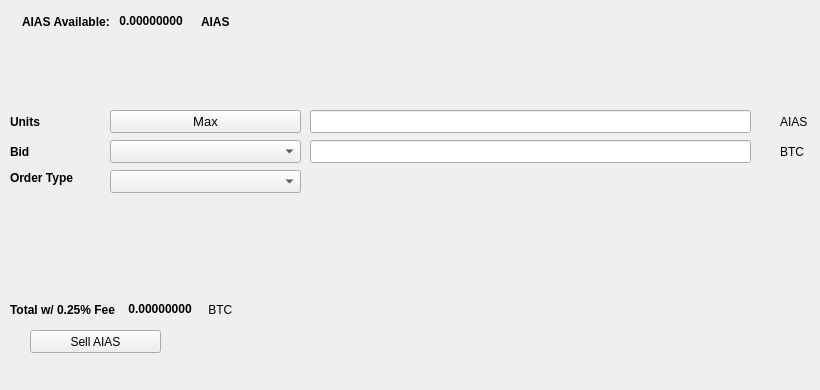
   <widget class="QWidget" name="SellTab">
    <attribute name="title">
     <string>Sell</string>
    </attribute>
    <widget class="QLabel" name="label_16">
     <property name="geometry">
      <rect>
       <x>780</x>
       <y>140</y>
       <width>31</width>
       <height>23</height>
      </rect>
     </property>
     <property name="text">
      <string>BTC</string>
     </property>
    </widget>
    <widget class="QComboBox" name="SellBidcomboBox">
     <property name="geometry">
      <rect>
       <x>110</x>
       <y>140</y>
       <width>191</width>
       <height>23</height>
      </rect>
     </property>
     <property name="font">
      <font>
       <pointsize>10</pointsize>
      </font>
     </property>
    </widget>
    <widget class="QLabel" name="label_18">
     <property name="geometry">
      <rect>
       <x>10</x>
       <y>110</y>
       <width>46</width>
       <height>23</height>
      </rect>
     </property>
     <property name="font">
      <font>
       <weight>75</weight>
       <bold>true</bold>
      </font>
     </property>
     <property name="text">
      <string>Units</string>
     </property>
    </widget>
    <widget class="QPushButton" name="Sell_Max_Amount">
     <property name="geometry">
      <rect>
       <x>110</x>
       <y>110</y>
       <width>191</width>
       <height>23</height>
      </rect>
     </property>
     <property name="font">
      <font>
       <pointsize>10</pointsize>
      </font>
     </property>
     <property name="text">
      <string>Max</string>
     </property>
    </widget>
    <widget class="QLabel" name="label_20">
     <property name="geometry">
      <rect>
       <x>10</x>
       <y>170</y>
       <width>91</width>
       <height>16</height>
      </rect>
     </property>
     <property name="font">
      <font>
       <weight>75</weight>
       <bold>true</bold>
      </font>
     </property>
     <property name="text">
      <string>Order Type</string>
     </property>
    </widget>
    <widget class="QComboBox" name="SellOrdertypeCombo">
     <property name="geometry">
      <rect>
       <x>110</x>
       <y>170</y>
       <width>191</width>
       <height>23</height>
      </rect>
     </property>
     <property name="font">
      <font>
       <pointsize>10</pointsize>
      </font>
     </property>
    </widget>
    <widget class="QLabel" name="label_21">
     <property name="geometry">
      <rect>
       <x>10</x>
       <y>140</y>
       <width>46</width>
       <height>23</height>
      </rect>
     </property>
     <property name="font">
      <font>
       <weight>75</weight>
       <bold>true</bold>
      </font>
     </property>
     <property name="text">
      <string>Bid</string>
     </property>
    </widget>
    <widget class="QLabel" name="label_22">
     <property name="geometry">
      <rect>
       <x>780</x>
       <y>110</y>
       <width>31</width>
       <height>23</height>
      </rect>
     </property>
     <property name="text">
      <string>AIAS</string>
     </property>
    </widget>
    <widget class="QLineEdit" name="UnitsInputAIAS">
     <property name="geometry">
      <rect>
       <x>310</x>
       <y>110</y>
       <width>441</width>
       <height>23</height>
      </rect>
     </property>
     <property name="font">
      <font>
       <pointsize>9</pointsize>
       <weight>75</weight>
       <bold>true</bold>
      </font>
     </property>
    </widget>
    <widget class="QLineEdit" name="SellBidPriceEdit">
     <property name="geometry">
      <rect>
       <x>310</x>
       <y>140</y>
       <width>441</width>
       <height>23</height>
      </rect>
     </property>
     <property name="font">
      <font>
       <pointsize>9</pointsize>
       <weight>75</weight>
       <bold>true</bold>
      </font>
     </property>
    </widget>
    <widget class="QPushButton" name="SellAIASBTN">
     <property name="geometry">
      <rect>
       <x>30</x>
       <y>330</y>
       <width>131</width>
       <height>23</height>
      </rect>
     </property>
     <property name="text">
      <string>Sell AIAS</string>
     </property>
     <property name="icon">
      <iconset resource="../aias">
       <normaloff>:/icons/bitcoin</normaloff>:/icons/bitcoin</iconset>
     </property>
    </widget>
    <widget class="QWidget" name="layoutWidget3">
     <property name="geometry">
      <rect>
       <x>22</x>
       <y>12</y>
       <width>258</width>
       <height>19</height>
      </rect>
     </property>
     <layout class="QHBoxLayout" name="horizontalLayout">
      <item>
       <widget class="QLabel" name="label232_2">
        <property name="font">
         <font>
          <weight>75</weight>
          <bold>true</bold>
         </font>
        </property>
        <property name="text">
         <string>AIAS Available:</string>
        </property>
       </widget>
      </item>
      <item>
       <widget class="QLabel" name="AIASAvailableLabel">
        <property name="palette">
         <palette>
          <active>
           <colorrole role="WindowText">
            <brush brushstyle="SolidPattern">
             <color alpha="255">
              <red>0</red>
              <green>0</green>
              <blue>0</blue>
             </color>
            </brush>
           </colorrole>
           <colorrole role="Button">
            <brush brushstyle="SolidPattern">
             <color alpha="255">
              <red>0</red>
              <green>170</green>
              <blue>0</blue>
             </color>
            </brush>
           </colorrole>
           <colorrole role="Light">
            <brush brushstyle="SolidPattern">
             <color alpha="255">
              <red>0</red>
              <green>255</green>
              <blue>0</blue>
             </color>
            </brush>
           </colorrole>
           <colorrole role="Midlight">
            <brush brushstyle="SolidPattern">
             <color alpha="255">
              <red>0</red>
              <green>212</green>
              <blue>0</blue>
             </color>
            </brush>
           </colorrole>
           <colorrole role="Dark">
            <brush brushstyle="SolidPattern">
             <color alpha="255">
              <red>0</red>
              <green>85</green>
              <blue>0</blue>
             </color>
            </brush>
           </colorrole>
           <colorrole role="Mid">
            <brush brushstyle="SolidPattern">
             <color alpha="255">
              <red>0</red>
              <green>113</green>
              <blue>0</blue>
             </color>
            </brush>
           </colorrole>
           <colorrole role="Text">
            <brush brushstyle="SolidPattern">
             <color alpha="255">
              <red>0</red>
              <green>170</green>
              <blue>0</blue>
             </color>
            </brush>
           </colorrole>
           <colorrole role="BrightText">
            <brush brushstyle="SolidPattern">
             <color alpha="255">
              <red>255</red>
              <green>255</green>
              <blue>255</blue>
             </color>
            </brush>
           </colorrole>
           <colorrole role="ButtonText">
            <brush brushstyle="SolidPattern">
             <color alpha="255">
              <red>0</red>
              <green>0</green>
              <blue>0</blue>
             </color>
            </brush>
           </colorrole>
           <colorrole role="Base">
            <brush brushstyle="SolidPattern">
             <color alpha="255">
              <red>255</red>
              <green>255</green>
              <blue>255</blue>
             </color>
            </brush>
           </colorrole>
           <colorrole role="Window">
            <brush brushstyle="SolidPattern">
             <color alpha="255">
              <red>0</red>
              <green>170</green>
              <blue>0</blue>
             </color>
            </brush>
           </colorrole>
           <colorrole role="Shadow">
            <brush brushstyle="SolidPattern">
             <color alpha="255">
              <red>0</red>
              <green>0</green>
              <blue>0</blue>
             </color>
            </brush>
           </colorrole>
           <colorrole role="AlternateBase">
            <brush brushstyle="SolidPattern">
             <color alpha="255">
              <red>127</red>
              <green>212</green>
              <blue>127</blue>
             </color>
            </brush>
           </colorrole>
           <colorrole role="ToolTipBase">
            <brush brushstyle="SolidPattern">
             <color alpha="255">
              <red>255</red>
              <green>255</green>
              <blue>220</blue>
             </color>
            </brush>
           </colorrole>
           <colorrole role="ToolTipText">
            <brush brushstyle="SolidPattern">
             <color alpha="255">
              <red>0</red>
              <green>0</green>
              <blue>0</blue>
             </color>
            </brush>
           </colorrole>
          </active>
          <inactive>
           <colorrole role="WindowText">
            <brush brushstyle="SolidPattern">
             <color alpha="255">
              <red>0</red>
              <green>0</green>
              <blue>0</blue>
             </color>
            </brush>
           </colorrole>
           <colorrole role="Button">
            <brush brushstyle="SolidPattern">
             <color alpha="255">
              <red>0</red>
              <green>170</green>
              <blue>0</blue>
             </color>
            </brush>
           </colorrole>
           <colorrole role="Light">
            <brush brushstyle="SolidPattern">
             <color alpha="255">
              <red>0</red>
              <green>255</green>
              <blue>0</blue>
             </color>
            </brush>
           </colorrole>
           <colorrole role="Midlight">
            <brush brushstyle="SolidPattern">
             <color alpha="255">
              <red>0</red>
              <green>212</green>
              <blue>0</blue>
             </color>
            </brush>
           </colorrole>
           <colorrole role="Dark">
            <brush brushstyle="SolidPattern">
             <color alpha="255">
              <red>0</red>
              <green>85</green>
              <blue>0</blue>
             </color>
            </brush>
           </colorrole>
           <colorrole role="Mid">
            <brush brushstyle="SolidPattern">
             <color alpha="255">
              <red>0</red>
              <green>113</green>
              <blue>0</blue>
             </color>
            </brush>
           </colorrole>
           <colorrole role="Text">
            <brush brushstyle="SolidPattern">
             <color alpha="255">
              <red>0</red>
              <green>170</green>
              <blue>0</blue>
             </color>
            </brush>
           </colorrole>
           <colorrole role="BrightText">
            <brush brushstyle="SolidPattern">
             <color alpha="255">
              <red>255</red>
              <green>255</green>
              <blue>255</blue>
             </color>
            </brush>
           </colorrole>
           <colorrole role="ButtonText">
            <brush brushstyle="SolidPattern">
             <color alpha="255">
              <red>0</red>
              <green>0</green>
              <blue>0</blue>
             </color>
            </brush>
           </colorrole>
           <colorrole role="Base">
            <brush brushstyle="SolidPattern">
             <color alpha="255">
              <red>255</red>
              <green>255</green>
              <blue>255</blue>
             </color>
            </brush>
           </colorrole>
           <colorrole role="Window">
            <brush brushstyle="SolidPattern">
             <color alpha="255">
              <red>0</red>
              <green>170</green>
              <blue>0</blue>
             </color>
            </brush>
           </colorrole>
           <colorrole role="Shadow">
            <brush brushstyle="SolidPattern">
             <color alpha="255">
              <red>0</red>
              <green>0</green>
              <blue>0</blue>
             </color>
            </brush>
           </colorrole>
           <colorrole role="AlternateBase">
            <brush brushstyle="SolidPattern">
             <color alpha="255">
              <red>127</red>
              <green>212</green>
              <blue>127</blue>
             </color>
            </brush>
           </colorrole>
           <colorrole role="ToolTipBase">
            <brush brushstyle="SolidPattern">
             <color alpha="255">
              <red>255</red>
              <green>255</green>
              <blue>220</blue>
             </color>
            </brush>
           </colorrole>
           <colorrole role="ToolTipText">
            <brush brushstyle="SolidPattern">
             <color alpha="255">
              <red>0</red>
              <green>0</green>
              <blue>0</blue>
             </color>
            </brush>
           </colorrole>
          </inactive>
          <disabled>
           <colorrole role="WindowText">
            <brush brushstyle="SolidPattern">
             <color alpha="255">
              <red>0</red>
              <green>85</green>
              <blue>0</blue>
             </color>
            </brush>
           </colorrole>
           <colorrole role="Button">
            <brush brushstyle="SolidPattern">
             <color alpha="255">
              <red>0</red>
              <green>170</green>
              <blue>0</blue>
             </color>
            </brush>
           </colorrole>
           <colorrole role="Light">
            <brush brushstyle="SolidPattern">
             <color alpha="255">
              <red>0</red>
              <green>255</green>
              <blue>0</blue>
             </color>
            </brush>
           </colorrole>
           <colorrole role="Midlight">
            <brush brushstyle="SolidPattern">
             <color alpha="255">
              <red>0</red>
              <green>212</green>
              <blue>0</blue>
             </color>
            </brush>
           </colorrole>
           <colorrole role="Dark">
            <brush brushstyle="SolidPattern">
             <color alpha="255">
              <red>0</red>
              <green>85</green>
              <blue>0</blue>
             </color>
            </brush>
           </colorrole>
           <colorrole role="Mid">
            <brush brushstyle="SolidPattern">
             <color alpha="255">
              <red>0</red>
              <green>113</green>
              <blue>0</blue>
             </color>
            </brush>
           </colorrole>
           <colorrole role="Text">
            <brush brushstyle="SolidPattern">
             <color alpha="255">
              <red>0</red>
              <green>85</green>
              <blue>0</blue>
             </color>
            </brush>
           </colorrole>
           <colorrole role="BrightText">
            <brush brushstyle="SolidPattern">
             <color alpha="255">
              <red>255</red>
              <green>255</green>
              <blue>255</blue>
             </color>
            </brush>
           </colorrole>
           <colorrole role="ButtonText">
            <brush brushstyle="SolidPattern">
             <color alpha="255">
              <red>0</red>
              <green>85</green>
              <blue>0</blue>
             </color>
            </brush>
           </colorrole>
           <colorrole role="Base">
            <brush brushstyle="SolidPattern">
             <color alpha="255">
              <red>0</red>
              <green>170</green>
              <blue>0</blue>
             </color>
            </brush>
           </colorrole>
           <colorrole role="Window">
            <brush brushstyle="SolidPattern">
             <color alpha="255">
              <red>0</red>
              <green>170</green>
              <blue>0</blue>
             </color>
            </brush>
           </colorrole>
           <colorrole role="Shadow">
            <brush brushstyle="SolidPattern">
             <color alpha="255">
              <red>0</red>
              <green>0</green>
              <blue>0</blue>
             </color>
            </brush>
           </colorrole>
           <colorrole role="AlternateBase">
            <brush brushstyle="SolidPattern">
             <color alpha="255">
              <red>0</red>
              <green>170</green>
              <blue>0</blue>
             </color>
            </brush>
           </colorrole>
           <colorrole role="ToolTipBase">
            <brush brushstyle="SolidPattern">
             <color alpha="255">
              <red>255</red>
              <green>255</green>
              <blue>220</blue>
             </color>
            </brush>
           </colorrole>
           <colorrole role="ToolTipText">
            <brush brushstyle="SolidPattern">
             <color alpha="255">
              <red>0</red>
              <green>0</green>
              <blue>0</blue>
             </color>
            </brush>
           </colorrole>
          </disabled>
         </palette>
        </property>
        <property name="font">
         <font>
          <weight>75</weight>
          <bold>true</bold>
         </font>
        </property>
        <property name="text">
         <string> 0.00000000 </string>
        </property>
        <property name="textInteractionFlags">
         <set>Qt::LinksAccessibleByMouse|Qt::TextSelectableByKeyboard|Qt::TextSelectableByMouse</set>
        </property>
       </widget>
      </item>
      <item>
       <widget class="QLabel" name="labelAIAS">
        <property name="font">
         <font>
          <weight>75</weight>
          <bold>true</bold>
         </font>
        </property>
        <property name="text">
         <string>AIAS</string>
        </property>
       </widget>
      </item>
     </layout>
    </widget>
    <widget class="QWidget" name="layoutWidget">
     <property name="geometry">
      <rect>
       <x>10</x>
       <y>300</y>
       <width>268</width>
       <height>19</height>
      </rect>
     </property>
     <layout class="QHBoxLayout" name="horizontalLayout_2">
      <item>
       <widget class="QLabel" name="label_19">
        <property name="font">
         <font>
          <weight>75</weight>
          <bold>true</bold>
         </font>
        </property>
        <property name="text">
         <string>Total w/ 0.25% Fee </string>
        </property>
       </widget>
      </item>
      <item>
       <widget class="QLabel" name="SellCostLabel">
        <property name="palette">
         <palette>
          <active>
           <colorrole role="WindowText">
            <brush brushstyle="SolidPattern">
             <color alpha="255">
              <red>0</red>
              <green>0</green>
              <blue>0</blue>
             </color>
            </brush>
           </colorrole>
           <colorrole role="Button">
            <brush brushstyle="SolidPattern">
             <color alpha="255">
              <red>0</red>
              <green>170</green>
              <blue>0</blue>
             </color>
            </brush>
           </colorrole>
           <colorrole role="Light">
            <brush brushstyle="SolidPattern">
             <color alpha="255">
              <red>0</red>
              <green>255</green>
              <blue>0</blue>
             </color>
            </brush>
           </colorrole>
           <colorrole role="Midlight">
            <brush brushstyle="SolidPattern">
             <color alpha="255">
              <red>0</red>
              <green>212</green>
              <blue>0</blue>
             </color>
            </brush>
           </colorrole>
           <colorrole role="Dark">
            <brush brushstyle="SolidPattern">
             <color alpha="255">
              <red>0</red>
              <green>85</green>
              <blue>0</blue>
             </color>
            </brush>
           </colorrole>
           <colorrole role="Mid">
            <brush brushstyle="SolidPattern">
             <color alpha="255">
              <red>0</red>
              <green>113</green>
              <blue>0</blue>
             </color>
            </brush>
           </colorrole>
           <colorrole role="Text">
            <brush brushstyle="SolidPattern">
             <color alpha="255">
              <red>0</red>
              <green>170</green>
              <blue>0</blue>
             </color>
            </brush>
           </colorrole>
           <colorrole role="BrightText">
            <brush brushstyle="SolidPattern">
             <color alpha="255">
              <red>255</red>
              <green>255</green>
              <blue>255</blue>
             </color>
            </brush>
           </colorrole>
           <colorrole role="ButtonText">
            <brush brushstyle="SolidPattern">
             <color alpha="255">
              <red>0</red>
              <green>0</green>
              <blue>0</blue>
             </color>
            </brush>
           </colorrole>
           <colorrole role="Base">
            <brush brushstyle="SolidPattern">
             <color alpha="255">
              <red>255</red>
              <green>255</green>
              <blue>255</blue>
             </color>
            </brush>
           </colorrole>
           <colorrole role="Window">
            <brush brushstyle="SolidPattern">
             <color alpha="255">
              <red>0</red>
              <green>170</green>
              <blue>0</blue>
             </color>
            </brush>
           </colorrole>
           <colorrole role="Shadow">
            <brush brushstyle="SolidPattern">
             <color alpha="255">
              <red>0</red>
              <green>0</green>
              <blue>0</blue>
             </color>
            </brush>
           </colorrole>
           <colorrole role="AlternateBase">
            <brush brushstyle="SolidPattern">
             <color alpha="255">
              <red>127</red>
              <green>212</green>
              <blue>127</blue>
             </color>
            </brush>
           </colorrole>
           <colorrole role="ToolTipBase">
            <brush brushstyle="SolidPattern">
             <color alpha="255">
              <red>255</red>
              <green>255</green>
              <blue>220</blue>
             </color>
            </brush>
           </colorrole>
           <colorrole role="ToolTipText">
            <brush brushstyle="SolidPattern">
             <color alpha="255">
              <red>0</red>
              <green>0</green>
              <blue>0</blue>
             </color>
            </brush>
           </colorrole>
          </active>
          <inactive>
           <colorrole role="WindowText">
            <brush brushstyle="SolidPattern">
             <color alpha="255">
              <red>0</red>
              <green>0</green>
              <blue>0</blue>
             </color>
            </brush>
           </colorrole>
           <colorrole role="Button">
            <brush brushstyle="SolidPattern">
             <color alpha="255">
              <red>0</red>
              <green>170</green>
              <blue>0</blue>
             </color>
            </brush>
           </colorrole>
           <colorrole role="Light">
            <brush brushstyle="SolidPattern">
             <color alpha="255">
              <red>0</red>
              <green>255</green>
              <blue>0</blue>
             </color>
            </brush>
           </colorrole>
           <colorrole role="Midlight">
            <brush brushstyle="SolidPattern">
             <color alpha="255">
              <red>0</red>
              <green>212</green>
              <blue>0</blue>
             </color>
            </brush>
           </colorrole>
           <colorrole role="Dark">
            <brush brushstyle="SolidPattern">
             <color alpha="255">
              <red>0</red>
              <green>85</green>
              <blue>0</blue>
             </color>
            </brush>
           </colorrole>
           <colorrole role="Mid">
            <brush brushstyle="SolidPattern">
             <color alpha="255">
              <red>0</red>
              <green>113</green>
              <blue>0</blue>
             </color>
            </brush>
           </colorrole>
           <colorrole role="Text">
            <brush brushstyle="SolidPattern">
             <color alpha="255">
              <red>0</red>
              <green>170</green>
              <blue>0</blue>
             </color>
            </brush>
           </colorrole>
           <colorrole role="BrightText">
            <brush brushstyle="SolidPattern">
             <color alpha="255">
              <red>255</red>
              <green>255</green>
              <blue>255</blue>
             </color>
            </brush>
           </colorrole>
           <colorrole role="ButtonText">
            <brush brushstyle="SolidPattern">
             <color alpha="255">
              <red>0</red>
              <green>0</green>
              <blue>0</blue>
             </color>
            </brush>
           </colorrole>
           <colorrole role="Base">
            <brush brushstyle="SolidPattern">
             <color alpha="255">
              <red>255</red>
              <green>255</green>
              <blue>255</blue>
             </color>
            </brush>
           </colorrole>
           <colorrole role="Window">
            <brush brushstyle="SolidPattern">
             <color alpha="255">
              <red>0</red>
              <green>170</green>
              <blue>0</blue>
             </color>
            </brush>
           </colorrole>
           <colorrole role="Shadow">
            <brush brushstyle="SolidPattern">
             <color alpha="255">
              <red>0</red>
              <green>0</green>
              <blue>0</blue>
             </color>
            </brush>
           </colorrole>
           <colorrole role="AlternateBase">
            <brush brushstyle="SolidPattern">
             <color alpha="255">
              <red>127</red>
              <green>212</green>
              <blue>127</blue>
             </color>
            </brush>
           </colorrole>
           <colorrole role="ToolTipBase">
            <brush brushstyle="SolidPattern">
             <color alpha="255">
              <red>255</red>
              <green>255</green>
              <blue>220</blue>
             </color>
            </brush>
           </colorrole>
           <colorrole role="ToolTipText">
            <brush brushstyle="SolidPattern">
             <color alpha="255">
              <red>0</red>
              <green>0</green>
              <blue>0</blue>
             </color>
            </brush>
           </colorrole>
          </inactive>
          <disabled>
           <colorrole role="WindowText">
            <brush brushstyle="SolidPattern">
             <color alpha="255">
              <red>0</red>
              <green>85</green>
              <blue>0</blue>
             </color>
            </brush>
           </colorrole>
           <colorrole role="Button">
            <brush brushstyle="SolidPattern">
             <color alpha="255">
              <red>0</red>
              <green>170</green>
              <blue>0</blue>
             </color>
            </brush>
           </colorrole>
           <colorrole role="Light">
            <brush brushstyle="SolidPattern">
             <color alpha="255">
              <red>0</red>
              <green>255</green>
              <blue>0</blue>
             </color>
            </brush>
           </colorrole>
           <colorrole role="Midlight">
            <brush brushstyle="SolidPattern">
             <color alpha="255">
              <red>0</red>
              <green>212</green>
              <blue>0</blue>
             </color>
            </brush>
           </colorrole>
           <colorrole role="Dark">
            <brush brushstyle="SolidPattern">
             <color alpha="255">
              <red>0</red>
              <green>85</green>
              <blue>0</blue>
             </color>
            </brush>
           </colorrole>
           <colorrole role="Mid">
            <brush brushstyle="SolidPattern">
             <color alpha="255">
              <red>0</red>
              <green>113</green>
              <blue>0</blue>
             </color>
            </brush>
           </colorrole>
           <colorrole role="Text">
            <brush brushstyle="SolidPattern">
             <color alpha="255">
              <red>0</red>
              <green>85</green>
              <blue>0</blue>
             </color>
            </brush>
           </colorrole>
           <colorrole role="BrightText">
            <brush brushstyle="SolidPattern">
             <color alpha="255">
              <red>255</red>
              <green>255</green>
              <blue>255</blue>
             </color>
            </brush>
           </colorrole>
           <colorrole role="ButtonText">
            <brush brushstyle="SolidPattern">
             <color alpha="255">
              <red>0</red>
              <green>85</green>
              <blue>0</blue>
             </color>
            </brush>
           </colorrole>
           <colorrole role="Base">
            <brush brushstyle="SolidPattern">
             <color alpha="255">
              <red>0</red>
              <green>170</green>
              <blue>0</blue>
             </color>
            </brush>
           </colorrole>
           <colorrole role="Window">
            <brush brushstyle="SolidPattern">
             <color alpha="255">
              <red>0</red>
              <green>170</green>
              <blue>0</blue>
             </color>
            </brush>
           </colorrole>
           <colorrole role="Shadow">
            <brush brushstyle="SolidPattern">
             <color alpha="255">
              <red>0</red>
              <green>0</green>
              <blue>0</blue>
             </color>
            </brush>
           </colorrole>
           <colorrole role="AlternateBase">
            <brush brushstyle="SolidPattern">
             <color alpha="255">
              <red>0</red>
              <green>170</green>
              <blue>0</blue>
             </color>
            </brush>
           </colorrole>
           <colorrole role="ToolTipBase">
            <brush brushstyle="SolidPattern">
             <color alpha="255">
              <red>255</red>
              <green>255</green>
              <blue>220</blue>
             </color>
            </brush>
           </colorrole>
           <colorrole role="ToolTipText">
            <brush brushstyle="SolidPattern">
             <color alpha="255">
              <red>0</red>
              <green>0</green>
              <blue>0</blue>
             </color>
            </brush>
           </colorrole>
          </disabled>
         </palette>
        </property>
        <property name="font">
         <font>
          <weight>75</weight>
          <bold>true</bold>
         </font>
        </property>
        <property name="autoFillBackground">
         <bool>false</bool>
        </property>
        <property name="text">
         <string> 0.00000000</string>
        </property>
        <property name="textInteractionFlags">
         <set>Qt::LinksAccessibleByMouse|Qt::TextSelectableByMouse</set>
        </property>
       </widget>
      </item>
      <item>
       <widget class="QLabel" name="label_17">
        <property name="font">
         <font>
          <weight>50</weight>
          <bold>false</bold>
         </font>
        </property>
        <property name="text">
         <string> BTC</string>
        </property>
       </widget>
      </item>
     </layout>
    </widget>
    <widget class="QLabel" name="label_23">
     <property name="geometry">
      <rect>
       <x>460</x>
       <y>300</y>
       <width>281</width>
       <height>81</height>
      </rect>
     </property>
     <property name="text">
      <string/>
     </property>
     <property name="pixmap">
      <pixmap>:/images/bittrex</pixmap>
     </property>
    </widget>
   </widget>
